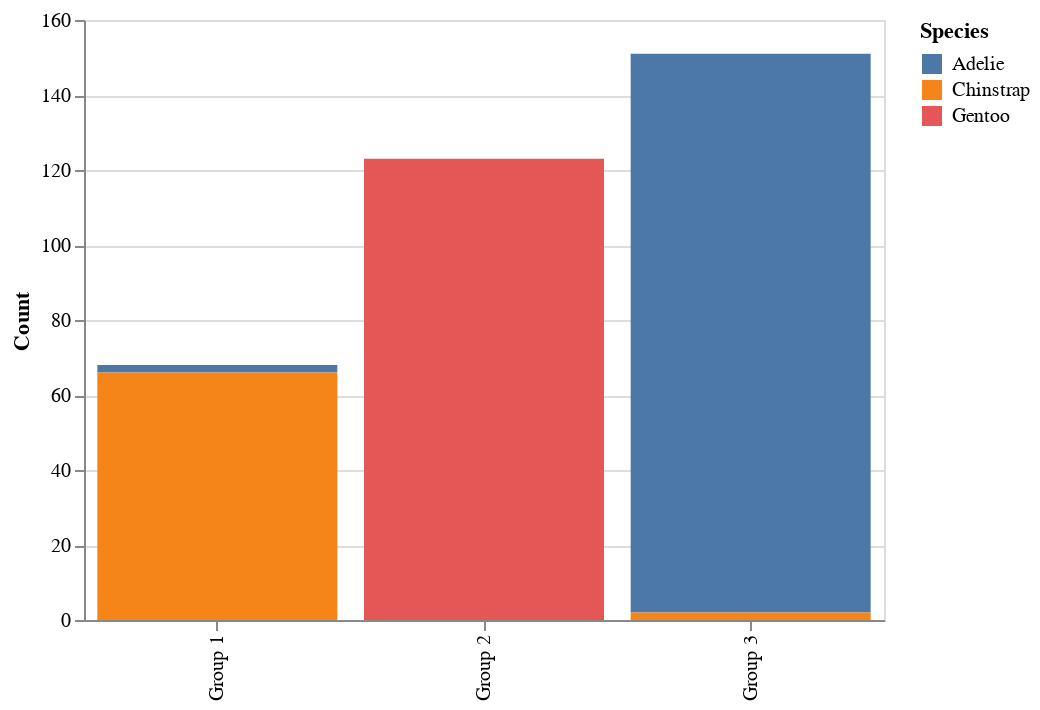

Notebook source saved alongside this figure:
### Code cell
alt.Chart(plot_df).mark_bar().encode(
    x=alt.X("group", title=None),
    y=alt.Y("count", title="Count"),
    color=alt.Color("species", title="Species"),
    tooltip=["group", "count", "species"],
).properties(width=400)

### Figure 1 — Vega-Lite specification as saved in the notebook (floating-point values rounded to 4 significant figures)
{"config": {"view": {"continuousWidth": 400, "continuousHeight": 300}}, "data": {"name": "data-8b49234a31ffeb045c0a773c2b07e85d"}, "mark": "bar", "encoding": {"color": {"type": "nominal", "field": "species", "title": "Species"}, "tooltip": [{"type": "nominal", "field": "group"}, {"type": "quantitative", "field": "count"}, {"type": "nominal", "field": "species"}], "x": {"type": "nominal", "field": "group", "title": null}, "y": {"type": "quantitative", "field": "count", "title": "Count"}}, "width": 400, "$schema": "https://vega.github.io/schema/vega-lite/v4.8.1.json", "datasets": {"data-8b49234a31ffeb045c0a773c2b07e85d": [{"species": "Adelie", "group": "Group 1", "count": 2}, {"species": "Adelie", "group": "Group 3", "count": 149}, {"species": "Chinstrap", "group": "Group 1", "count": 66}, {"species": "Chinstrap", "group": "Group 3", "count": 2}, {"species": "Gentoo", "group": "Group 2", "count": 123}]}}
